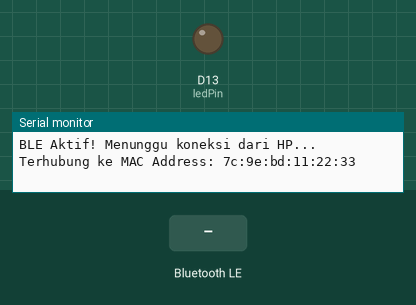
This sketch was run on a simulated Arduino Uno R4 WiFi. Parts: output pins drawn as LEDs (lit = HIGH), the last lines printed to the serial monitor. The inputs (shaded band) are chosen by the test bench. Nothing arrives over Bluetooth unless stated; a phone connects over Bluetooth LE 3 s after start.

Above: at 3.8 s.
3.9 s: Bluetooth LE write "1" received
At 4.8 s:
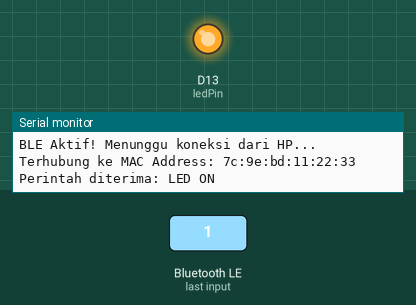
5.4 s: Bluetooth LE write "0" received
At 5.9 s:
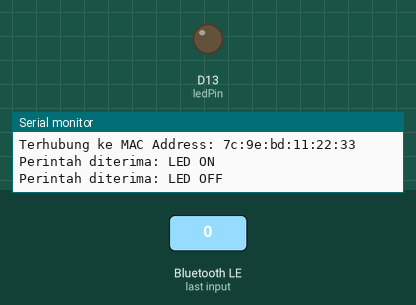
Timing chart, 0 to 8.4 s (numbered marks = the images above; inputs shaded):
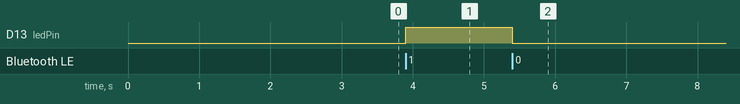

Measured:
- after the input at 3.9 s, D13 (ledPin): LOW → HIGH at once
- after the input at 5.4 s, D13 (ledPin): HIGH → LOW at once

The sketch:

ble-basic.ino
```cpp
#include <ArduinoBLE.h>

// 1. Definisikan UUID untuk Service dan Characteristic
// Anda bisa men-generate UUID acak di internet, ini contoh standar
BLEService ledService("19B10000-E8F2-537E-4F6C-D104768A1214");

// Characteristic bertipe Byte (1 byte data) dengan akses BACA dan TULIS
BLEByteCharacteristic switchCharacteristic("19B10001-E8F2-537E-4F6C-D104768A1214", BLERead | BLEWrite);

const int ledPin = LED_BUILTIN; // Menggunakan LED kuning bawaan board

void setup() {
  Serial.begin(115200);
  while (!Serial); // Hapus baris ini jika ingin jalan tanpa colok USB ke PC

  pinMode(ledPin, OUTPUT);

  // Inisialisasi modul BLE
  if (!BLE.begin()) {
    Serial.println("Gagal menginisialisasi modul BLE!");
    while (1);
  }

  // 2. Setel nama perangkat yang akan muncul di HP Anda
  BLE.setLocalName("RoboBLE_Dandi");

  // 3. Daftarkan Service dan Characteristic
  BLE.setAdvertisedService(ledService);
  ledService.addCharacteristic(switchCharacteristic);
  BLE.addService(ledService);

  // Setel nilai awal Characteristic menjadi 0 (Mati)
  switchCharacteristic.writeValue(0);

  // 4. Mulai memancarkan sinyal Bluetooth
  BLE.advertise();
  Serial.println("BLE Aktif! Menunggu koneksi dari HP...");
}

void loop() {
  // Tunggu hingga ada perangkat Central (HP) yang terkoneksi
  BLEDevice central = BLE.central();

  if (central) {
    Serial.print("Terhubung ke MAC Address: ");
    Serial.println(central.address());

    // Selama HP masih terkoneksi, jalankan logika ini
    while (central.connected()) {

      // Jika ada data baru yang ditulis dari HP
      if (switchCharacteristic.written()) {

        // Cek nilai datanya (1 = ON, 0 = OFF)
        if (switchCharacteristic.value() == 1) {
          Serial.println("Perintah diterima: LED ON");
          digitalWrite(ledPin, HIGH);
        } else {
          Serial.println("Perintah diterima: LED OFF");
          digitalWrite(ledPin, LOW);
        }
      }
    }

    // Jika keluar dari loop while, berarti HP terputus
    Serial.print("Terputus dari: ");
    Serial.println(central.address());
  }
}
```
